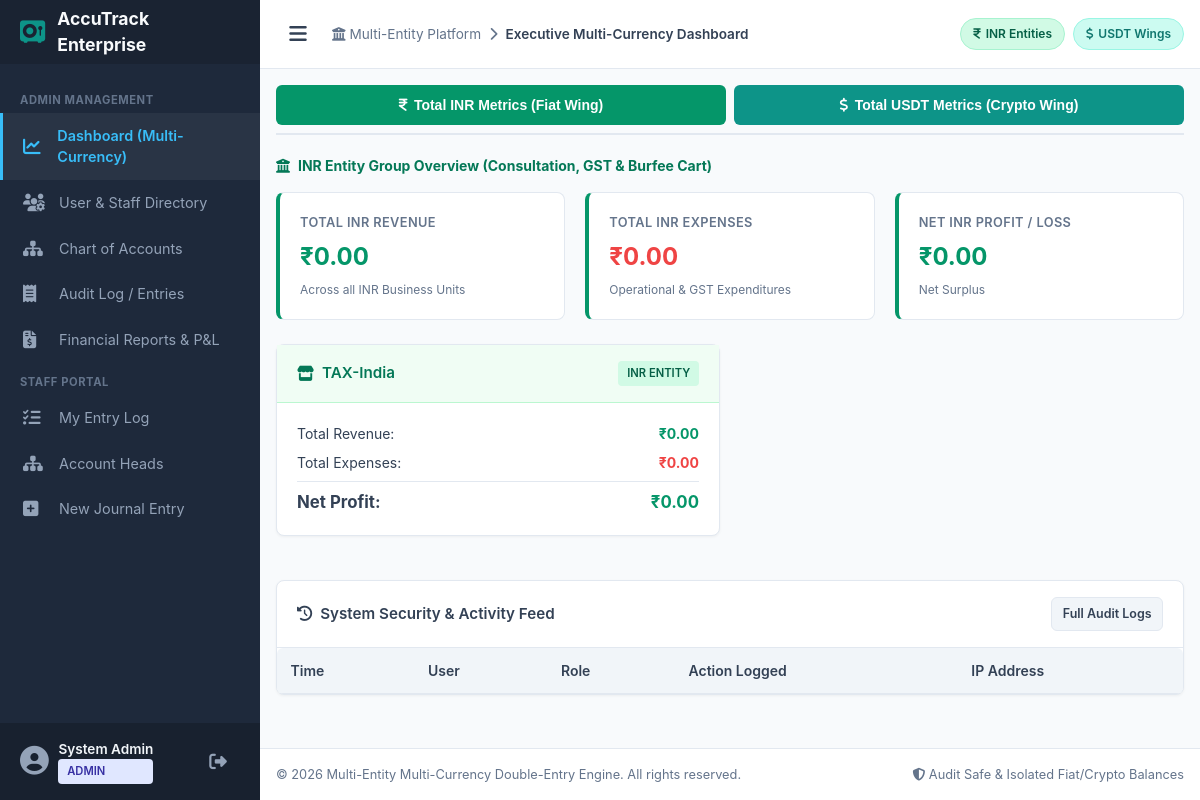
/admin/index.php (signed in), run on the app's committed database.
### tables this page shows
CREATE TABLE IF NOT EXISTS `entities` (
  `id` INT AUTO_INCREMENT PRIMARY KEY,
  `name` VARCHAR(150) NOT NULL,
  `default_currency` ENUM('INR', 'USDT', 'BOTH') NOT NULL DEFAULT 'BOTH',
  `status` ENUM('active', 'inactive') NOT NULL DEFAULT 'active',
  `created_at` DATETIME NOT NULL DEFAULT CURRENT_TIMESTAMP
);

### admin/index.php (the view, shortened to what this page needs)
<?php
$conn = get_db_connection();
$inr_income_res = $conn->query("
    SELECT SUM(l.credit - l.debit) as total_income
    FROM journal_entry_lines l
    JOIN journal_entries e ON l.journal_entry_id = e.id
    JOIN chart_of_accounts a ON l.account_id = a.id
    WHERE e.currency = 'INR' AND a.account_type = 'Income'
")->fetch_assoc();
$inr_income = floatval($inr_income_res['total_income'] ?? 0);
$inr_expense_res = $conn->query("
    SELECT SUM(l.debit - l.credit) as total_expense
    FROM journal_entry_lines l
    JOIN journal_entries e ON l.journal_entry_id = e.id
    JOIN chart_of_accounts a ON l.account_id = a.id
    WHERE e.currency = 'INR' AND a.account_type = 'Expense'
")->fetch_assoc();
$inr_expense = floatval($inr_expense_res['total_expense'] ?? 0);
$inr_net_profit = $inr_income - $inr_expense;
$inr_entities_res = $conn->query("
    SELECT e.id, e.name,
           COALESCE(SUM(CASE WHEN a.account_type = 'Income' AND je.currency = 'INR' THEN (l.credit - l.debit) ELSE 0 END), 0) as income,
           COALESCE(SUM(CASE WHEN a.account_type = 'Expense' AND je.currency = 'INR' THEN (l.debit - l.credit) ELSE 0 END), 0) as expense
    FROM entities e
    LEFT JOIN journal_entries je ON je.entity_id = e.id AND je.currency = 'INR'
    LEFT JOIN journal_entry_lines l ON l.journal_entry_id = je.id
    LEFT JOIN chart_of_accounts a ON l.account_id = a.id
    WHERE e.status = 'active'
    GROUP BY e.id, e.name
    HAVING income > 0 OR expense > 0 OR e.name = 'TAX-India'
    ORDER BY (e.name = 'TAX-India') DESC, e.name ASC
")->fetch_all(MYSQLI_ASSOC);
require_once __DIR__ . '/../includes/header.php';
?>
<div class="dash-tab-container">
    <button class="btn btn-inr dash-tab-btn active" data-currency="INR">
        <i class="fa-solid fa-indian-rupee-sign"></i> Total INR Metrics (Fiat Wing)
    </button>
    <button class="btn btn-usdt dash-tab-btn" data-currency="USDT">
        <i class="fa-solid fa-dollar-sign"></i> Total USDT Metrics (Crypto Wing)
    </button>
</div>
<div id="section_INR" class="currency-section">
    <div style="margin-bottom: 1rem; color: var(--inr-dark); font-weight: 700; display: flex; align-items: center; gap: 0.5rem;">
        <i class="fa-solid fa-building-columns"></i> INR Entity Group Overview (Consultation, GST & Burfee Cart)
    </div>
    <div class="grid-3" style="margin-bottom: 1.5rem;">
        <div class="stat-card inr-card">
            <span class="stat-title">Total INR Revenue</span>
            <span class="stat-value" style="color: var(--inr-primary);">₹<?= number_format($inr_income, 2) ?></span>
            <span class="stat-subtitle">Across all INR Business Units</span>
        </div>
        <div class="stat-card inr-card">
            <span class="stat-title">Total INR Expenses</span>
            <span class="stat-value" style="color: var(--danger-color);">₹<?= number_format($inr_expense, 2) ?></span>
            <span class="stat-subtitle">Operational & GST Expenditures</span>
        </div>
        <div class="stat-card inr-card">
            <span class="stat-title">Net INR Profit / Loss</span>
            <span class="stat-value" style="color: <?= $inr_net_profit >= 0 ? 'var(--inr-primary)' : 'var(--danger-color)' ?>;">
                ₹<?= number_format($inr_net_profit, 2) ?>
            </span>
            <span class="stat-subtitle"><?= $inr_net_profit >= 0 ? 'Net Surplus' : 'Net Deficit' ?></span>
        </div>
    </div>
    <div class="grid-2">
        <?php foreach ($inr_entities_res as $e_item): ?>
            <?php $net = $e_item['income'] - $e_item['expense']; ?>
            <div class="card">
                <div class="card-header inr-theme">
                    <div class="card-title"><i class="fa-solid fa-store"></i> <?= htmlspecialchars($e_item['name']) ?></div>
                    <span class="badge badge-inr">INR Entity</span>
                </div>
                <div class="card-body">
                    <div style="display: flex; justify-content: space-between; margin-bottom: 0.5rem;">
                        <span>Total Revenue:</span>
                        <strong style="color: var(--inr-primary);">₹<?= number_format($e_item['income'], 2) ?></strong>
                    </div>
                    <div style="display: flex; justify-content: space-between; margin-bottom: 0.5rem;">
                        <span>Total Expenses:</span>
                        <strong style="color: var(--danger-color);">₹<?= number_format($e_item['expense'], 2) ?></strong>
                    </div>
                    <div style="display: flex; justify-content: space-between; border-top: 1px solid var(--border-color); padding-top: 0.5rem; font-size: 1.05rem;">
                        <strong>Net Profit:</strong>
                        <strong style="color: <?= $net >= 0 ? 'var(--inr-primary)' : 'var(--danger-color)' ?>;">
                            ₹<?= number_format($net, 2) ?>
                        </strong>
                    </div>
                </div>
            </div>
        <?php endforeach; ?>
    </div>
</div>
<div class="card" style="margin-top: 1.5rem;">
    <div class="card-header">
        <div class="card-title"><i class="fa-solid fa-clock-rotate-left"></i> System Security & Activity Feed</div>
        <a href="/admin/transactions.php" class="btn btn-secondary btn-sm">Full Audit Logs</a>
    </div>
    <div class="card-body" style="padding: 0;">
        <div class="table-responsive">
            <table class="table">
                <thead>
                    <tr>
                        <th>Time</th>
                        <th>User</th>
                        <th>Role</th>
                        <th>Action Logged</th>
                        <th>IP Address</th>
                    </tr>
                </thead>
            </table>
        </div>
    </div>
</div>
<?php
require_once __DIR__ . '/../includes/footer.php';
?>

### assets/css/style.css (style rules this page uses)
:root { --primary-dark: #0f172a; --sidebar-bg: #1e293b; --sidebar-text: #94a3b8; --sidebar-hover: #334155; --bg-main: #f8fafc; --card-bg: #ffffff; --text-main: #334155; --text-muted: #64748b; --border-color: #e2e8f0; --inr-primary: #059669; --inr-dark: #047857; --inr-light: #d1fae5; --inr-text: #065f46; --usdt-primary: #0d9488; --usdt-dark: #0f766e; --usdt-light: #ccfbf1; --usdt-gold: #d97706; --usdt-gold-bg: #fef3c7; --danger-color: #ef4444; --danger-bg: #fee2e2; --warning-color: #f59e0b; --info-color: #2563eb; --success-color: #10b981; --font-family: -apple-system, BlinkMacSystemFont, "Segoe UI", Roboto, Helvetica, Arial, sans-serif; --sidebar-width: 260px; --header-height: 64px; --transition-speed: 0.25s; }
* { box-sizing: border-box; margin: 0; padding: 0; }
body { font-family: var(--font-family); background-color: var(--bg-main); color: var(--text-main); line-height: 1.5; font-size: 14px; }
.dash-tab-container { display: flex; gap: 0.5rem; margin-bottom: 1.25rem; border-bottom: 2px solid var(--border-color); padding-bottom: 0.5rem; flex-wrap: wrap; }
.dash-tab-btn { flex: 1; min-width: 140px; text-align: center; white-space: normal; padding: 0.6rem 0.8rem; }
.grid-2 { display: grid; grid-template-columns: repeat(2, 1fr); gap: 1.25rem; }
.grid-3 { display: grid; grid-template-columns: repeat(3, 1fr); gap: 1.25rem; }
.card { background: var(--card-bg); border: 1px solid var(--border-color); border-radius: 8px; box-shadow: 0 1px 3px rgba(0,0,0,0.05); margin-bottom: 1.25rem; }
.card-header { padding: 1rem 1.25rem; border-bottom: 1px solid var(--border-color); display: flex; align-items: center; justify-content: space-between; font-weight: 600; font-size: 0.95rem; flex-wrap: wrap; gap: 0.5rem; }
.card-title { display: flex; align-items: center; gap: 0.5rem; }
.card-body { padding: 1.25rem; }
.card-header.inr-theme { background-color: #f0fdf4; border-bottom-color: #bbf7d0; color: var(--inr-dark); }
.stat-card { padding: 1.25rem; border-radius: 8px; background: var(--card-bg); border: 1px solid var(--border-color); display: flex; flex-direction: column; position: relative; }
.stat-card.inr-card { border-left: 4px solid var(--inr-primary); }
.stat-title { font-size: 0.8rem; text-transform: uppercase; color: var(--text-muted); font-weight: 600; letter-spacing: 0.03em; }
.stat-value { font-size: 1.5rem; font-weight: 700; margin: 0.4rem 0; word-break: break-word; }
.stat-subtitle { font-size: 0.75rem; color: var(--text-muted); }
.table-responsive { width: 100%; overflow-x: auto; -webkit-overflow-scrolling: touch; border-radius: 6px; }
.table { width: 100%; border-collapse: collapse; text-align: left; font-size: 0.875rem; }
.table th { background-color: #f1f5f9; padding: 0.75rem 0.85rem; font-weight: 600; color: var(--text-main); border-bottom: 1px solid var(--border-color); white-space: nowrap; }
.badge { padding: 0.25rem 0.55rem; border-radius: 4px; font-size: 0.7rem; font-weight: 600; display: inline-block; text-transform: uppercase; white-space: nowrap; }
.badge-inr { background-color: var(--inr-light); color: var(--inr-text); }
.btn { display: inline-flex; align-items: center; justify-content: center; gap: 0.4rem; padding: 0.6rem 1.1rem; font-size: 0.875rem; font-weight: 600; border-radius: 6px; border: 1px solid transparent; cursor: pointer; transition: all 0.2s ease; text-decoration: none; min-height: 40px; }
.btn-inr { background-color: var(--inr-primary); color: #fff; }
.btn-usdt { background-color: var(--usdt-primary); color: #fff; }
.btn-secondary { background-color: #f1f5f9; color: var(--text-main); border-color: var(--border-color); }
.btn-sm { padding: 0.35rem 0.65rem; font-size: 0.78rem; min-height: 34px; }

### data on the page
entities: name "TAX-India", income "0.00", expense "0.00", net "0.00"

### other printed values
$current_user['full_name'] "System Admin"
$current_user['role'] "ADMIN"
$page_title "Executive Multi-Currency Dashboard"
$inr_income "0.00"
$inr_expense "0.00"
$inr_net_profit "0.00"
